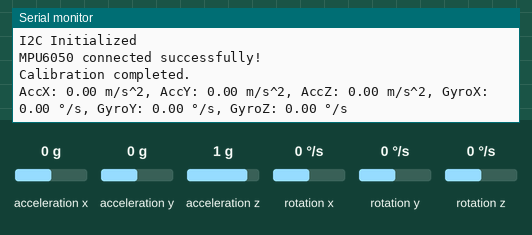
The sketch below on a simulated Arduino Uno, built with avr-gcc and run on an emulated ATmega328P. Shown: the last lines printed to the serial monitor. Inputs (shaded band) come from the test bench; at power-on: acceleration x 0 g, acceleration y 0 g, acceleration z 1 g, rotation x 0 °/s, rotation y 0 °/s, rotation z 0 °/s.

Above: at 3.9 s.
4.0 s: acceleration x set to -1.4 g
At 5.2 s:
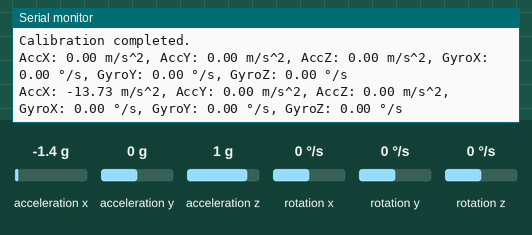
5.5 s: acceleration y set to -1.4 g
At 6.7 s:
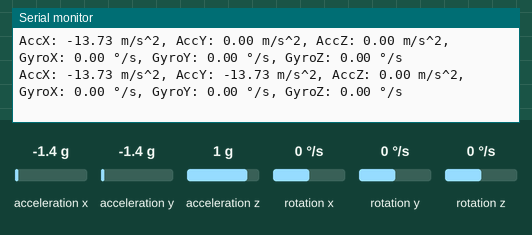
7.0 s: acceleration z set to -1.4 g
At 8.1 s:
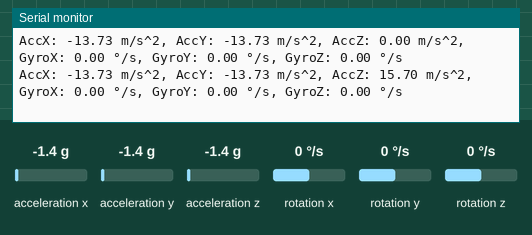
8.5 s: rotation x set to -192 °/s
At 9.8 s:
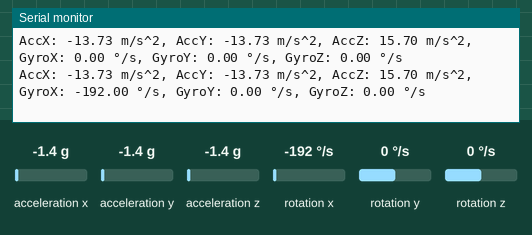
10.0 s: rotation y set to -192 °/s
At 11.8 s:
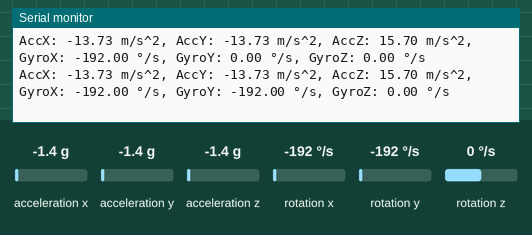

Measured:
- after the input at 4.0 s, the serial monitor: prints a new line after 0.37 s (image 1)
- after the input at 5.5 s, the serial monitor: prints a new line after 0.42 s (image 2)
- after the input at 7.0 s, the serial monitor: prints a new line after 0.47 s (image 3)
- after the input at 8.5 s, the serial monitor: prints a new line after 0.53 s (image 4)
- after the input at 10.0 s, the serial monitor: prints a new line after 0.58 s (image 5)

The sketch:

mpu_arduino_code.ino
```cpp
#include <Wire.h>
#include <MPU6050.h>

MPU6050 mpu;

// Offsets for calibration
int16_t ax_offset = 0, ay_offset = 0, az_offset = 0;
int16_t gx_offset = 0, gy_offset = 0, gz_offset = 0;

// Filtered values
float accx = 0, accy = 0, accz = 0;
float gyrox = 0, gyroy = 0, gyroz = 0;

// MPU6050 sensitivity values
const float acc_sensitivity = 16384.0; // Accelerometer: 16384 LSB/g
const float gyro_sensitivity = 131.0; // Gyroscope: 131 LSB/(°/s)

void setup() {
  Serial.begin(9600);
  Serial.println("\nStarting setup...");
  Wire.begin();
  Serial.println("I2C Initialized");

  // Initialize MPU6050
  mpu.initialize();
  if (!mpu.testConnection()) {
    Serial.println("MPU6050 connection failed.");
    while (1);
  } else {
    Serial.println("MPU6050 connected successfully!");
  }

  // Calibrate the sensor
  calibrate_mpu();
}

void loop() {
  measure_mpu();
  delay(500);  // Update every 500ms
}

// Function to calibrate the MPU6050
void calibrate_mpu() {
  int num_samples = 200;
  int16_t ax, ay, az, gx, gy, gz;

  long ax_total = 0, ay_total = 0, az_total = 0;
  long gx_total = 0, gy_total = 0, gz_total = 0;

  for (int i = 0; i < num_samples; i++) {
    mpu.getMotion6(&ax, &ay, &az, &gx, &gy, &gz);
    ax_total += ax;
    ay_total += ay;
    az_total += az;
    gx_total += gx;
    gy_total += gy;
    gz_total += gz;
    delay(10);
  }

  ax_offset = ax_total / num_samples;
  ay_offset = ay_total / num_samples;
  az_offset = az_total / num_samples;
  gx_offset = gx_total / num_samples;
  gy_offset = gy_total / num_samples;
  gz_offset = gz_total / num_samples;

  Serial.println("Calibration completed.");
}

// Function to measure and output MPU6050 values
void measure_mpu() {
  int16_t ax, ay, az;
  int16_t gx, gy, gz;

  mpu.getMotion6(&ax, &ay, &az, &gx, &gy, &gz);

  // Apply offsets
  ax -= ax_offset;
  ay -= ay_offset;
  az -= az_offset;
  gx -= gx_offset;
  gy -= gy_offset;
  gz -= gz_offset;

  // Convert raw values to physical units
  accx = (float)ax / acc_sensitivity * 9.81; // m/s^2
  accy = (float)ay / acc_sensitivity * 9.81; // m/s^2
  accz = (float)az / acc_sensitivity * 9.81; // m/s^2
  gyrox = (float)gx / gyro_sensitivity;      // °/s
  gyroy = (float)gy / gyro_sensitivity;      // °/s
  gyroz = (float)gz / gyro_sensitivity;      // °/s

  // Print the output values
  Serial.print("AccX: "); Serial.print(accx); Serial.print(" m/s^2, ");
  Serial.print("AccY: "); Serial.print(accy); Serial.print(" m/s^2, ");
  Serial.print("AccZ: "); Serial.print(accz); Serial.print(" m/s^2, ");
  Serial.print("GyroX: "); Serial.print(gyrox); Serial.print(" °/s, ");
  Serial.print("GyroY: "); Serial.print(gyroy); Serial.print(" °/s, ");
  Serial.print("GyroZ: "); Serial.print(gyroz); Serial.println(" °/s");
  delay(1000);
}
```
